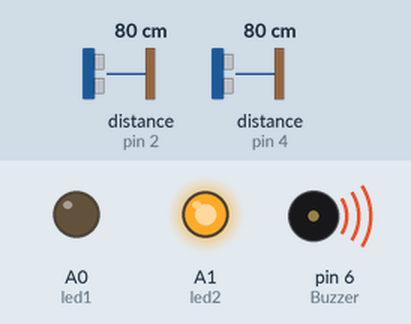
Bench run of a sketch on a simulated Arduino Uno, built with avr-gcc and run on an emulated ATmega328P. Parts: output pins drawn as LEDs (lit = HIGH), buzzer (waves = sounding). Wiring (inferred from the names in the program): 2 × ultrasonic range finder: trigger pin 3, echo pin 2 / trigger pin 5, echo pin 4. The test bench sets the inputs (shaded band); at power-on: distance to the obstacle (sensors on pin 2, pin 4) 80 cm. The echo pulse lasts 58.3 µs per cm; pins used as bus, display or sensor lines are not drawn.

Above: at 3.8 s.
3.9 s: distance to the obstacle (sensor on pin 2) set to 12 cm
7.8 s: distance to the obstacle (sensor on pin 2) set to 9 cm
At 8.8 s:
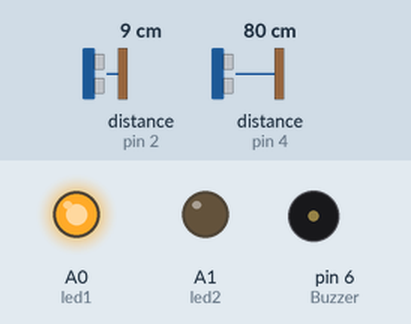
15.6 s: distance to the obstacle (sensor on pin 2) set to 18 cm
At 20.2 s:
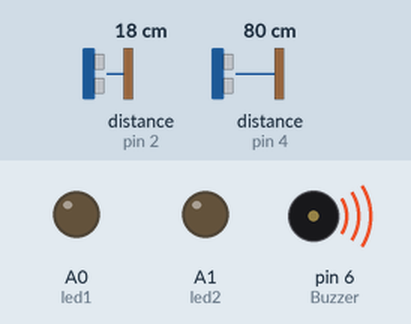
23.4 s: distance to the obstacle (sensor on pin 2) set to 2 cm
At 28.9 s:
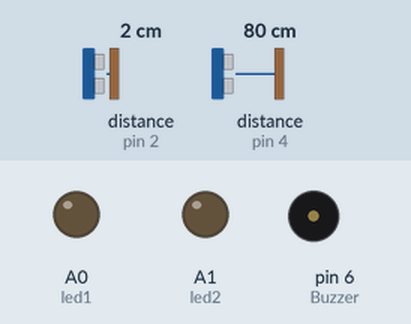
Timing chart, 0 to 32.2 s (numbered marks = the images above; inputs shaded):
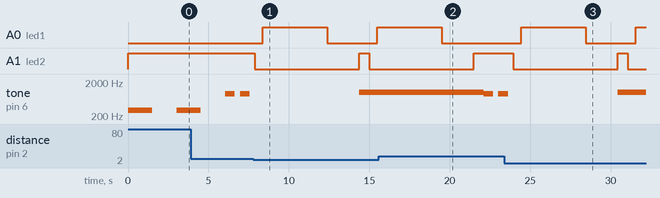

The sketch:

Final.ino
```cpp
#include <LiquidCrystal_I2C.h>

#include <LiquidCrystal.h>

#include <Wire.h>
#include <LiquidCrystal_I2C.h>

#define ECHOPIN1 2        //Pin pentru semnalul echo - senzor1
#define TRIGPIN1 3        //Pin pentru semnalul trigger - senzor1

#define ECHOPIN2 4        //Pin pentru semnalul echo - senzor2
#define TRIGPIN2 5        //Pin pentru semnalul trigger - senzor2

#define Buzzer 6          //Pin pentru buzzer


int  led1=A0; //led verde
int led2=A1; //led rosu

int sonerCheak = 1, sc, count = 0, sonerCheak1 = 1, sc1;


void setup()
{


  pinMode(led1,OUTPUT); //define outputs of leds
  pinMode(led2, OUTPUT);

  Serial.begin(9600); //Lungimea de banda

  //Se seteaza pini ca input - sezori
  pinMode(ECHOPIN1, INPUT);
  pinMode(ECHOPIN2, INPUT);

  //Se seteaza pinii ca output - senzori
  pinMode(TRIGPIN1, OUTPUT);
  pinMode(TRIGPIN2, OUTPUT);

  //Se seteaza piniul pentru buuzer ca output
  pinMode(Buzzer,OUTPUT);

}

float read(int TRIGPIN,int ECHOPIN)
{
  float distance=0;

  //Incepere masurare
  digitalWrite(TRIGPIN, LOW);
  delayMicroseconds(2);
  digitalWrite(TRIGPIN, HIGH);
  delayMicroseconds(10);      //Este nevoie doar de 10 ms pentru ca senzorul sa inceapa sa detecteze
  digitalWrite(TRIGPIN, LOW);

  //Se calculeaza distanta
  distance = pulseIn(ECHOPIN, HIGH); /* Reads a pulse (either HIGH or LOW) on a pin.Returns the length of the pulse in microseconds or 0 if no complete pulse was received*/
  distance= distance/58;  //Formula: uS / 58 = centimetri(58 - valoarea vitezei sunetului)

  return distance;
}


void loop()
{
  int distMin=0;

   digitalWrite(led2,HIGH); //aprind becul rosu


  //Se citeste prima distanta
  float distance1 =read(TRIGPIN1,ECHOPIN1);
  //Se citeste a doua distanta
  float distance2 =read(TRIGPIN2,ECHOPIN2);

  //Se calculeaza distanta minima dintre cele 2 citite de cei 2 senzori
  if(distance1 < distance2)
    distMin= distance1;
  else distMin = distance2;


    if (distance1 < 10) {  //verific daca senzor1 primeste semnal
    sc = 1;
  } else {
    sc = 0;
  }

  if (distance2 < 10) { //verific daca senzor2 primeste semnal
    sc1 = 1;
  } else {
    sc1  = 0;
  }

   if (sonerCheak == sc) { //daca senzor1 e activat
  digitalWrite(led2,LOW); //rosu se stinge,verde se aprinde/stinge,rosu revine
  delay(500);
  digitalWrite(led1,HIGH);
  delay(4000);
  digitalWrite(led1,LOW);
  delay(2000);
  digitalWrite(led2,HIGH);
   }


 if (sonerCheak1 == sc1) { //daca senzor2 e activat
    //rosu se stinge,verde se aprinde/stinge,rosu revine


  digitalWrite(led2,LOW);
  delay(500);
  digitalWrite(led1,HIGH);
  delay(4000);
  digitalWrite(led1,LOW);
  delay(2000);
  digitalWrite(led2,HIGH);
 }

  //Comparare distanta minima de la cei 2 senzori pentru buzzer
  if(distMin < 100)
  {
      if(distMin > 70)  // 70 < Distanta minima < 100
      {
         tone(Buzzer,300); //Mentinere frecventa de 300, timp de 200 ms
         delay(1500);
         noTone(Buzzer);   //Fara sunet timp de 1500 ms
         delay(1500);
      }

      else if(distMin <= 70 && distMin >= 25)  //25 <= Distanta minima <= 70
      {
         tone(Buzzer,500); //Mentinere frecventa de 500, timp de 200 ms
         delay(1600);
         noTone(Buzzer);  //Fara sunet timp de 600 ms
         delay(600);
      }

      else if(distMin < 25 && distMin > 10) //10 < Distanta minima < 25
      {
         tone(Buzzer,900); //Mentinere frecventa de 900, timp de 200 ms
         delay(600);
         noTone(Buzzer);  //Fara sunet timp de 300 ms
         delay(300);
      }

      else if(distMin <= 10) //0 < Distanta minima <= 10
      {
         tone(Buzzer,1000); //Mentinere frecventa de 1000, timp de 200 ms
         delay(600);
      }
  }

  delay(10); //citirea din 10 ms in 10 ms
}
```

Measured:
- the behaviour switches between 11 and 10 cm on distance to the obstacle (sensor on pin 2) (found by bisection; images 0 and 1)
- after the input at 7.8 s, A0 (led1): LOW → HIGH after 0.58 s, → LOW 4.0 s later, → HIGH 3.1 s later; A1 (led2): HIGH → LOW after 0.08 s, → HIGH 6.5 s later, → LOW 0.62 s later
- after the input at 15.6 s, A0 (led1): goes on until 19.5 s, then stays LOW; A1 (led2): goes on until 21.5 s, then stays HIGH; tone on pin 6 (Buzzer): 1000 Hz → 900 Hz after 6.5 s, → silent 0.60 s later, → 900 Hz 0.32 s later
- after the input at 23.4 s, A0 (led1): LOW → HIGH after 1.0 s, → LOW 4.0 s later, → HIGH 3.1 s later; A1 (led2): HIGH → LOW after 0.55 s, → HIGH 6.5 s later, → LOW 0.62 s later
